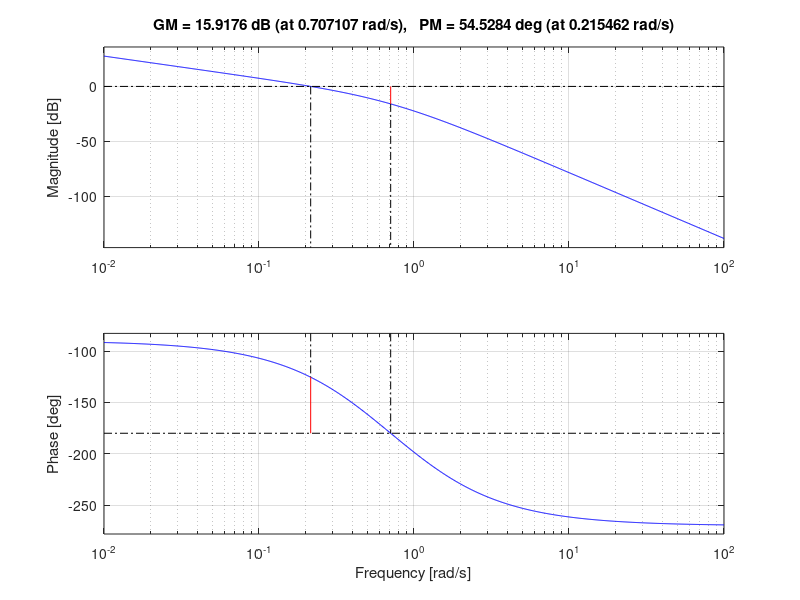
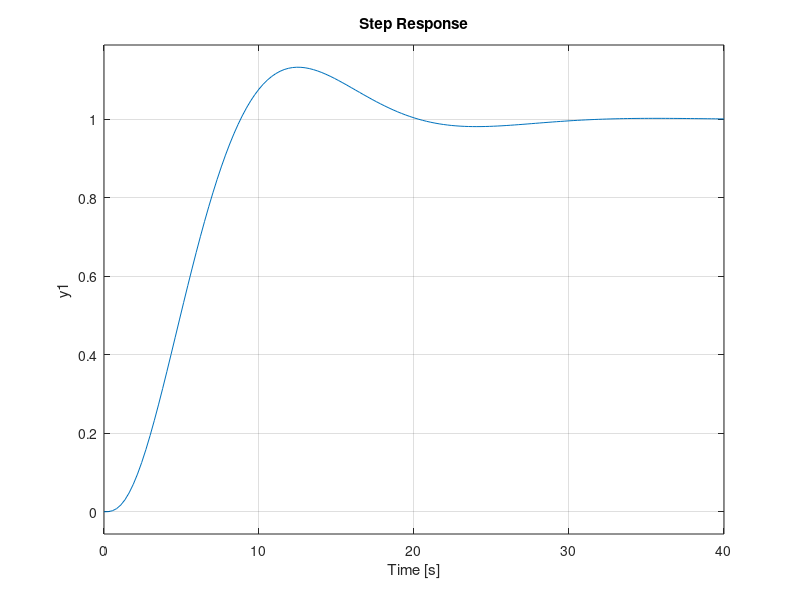

Source code (MATLAB) for these figures, in order: (Note: this script raises an error after producing the figures.)
clear all
close all
clc

%szakasz
Wp = tf(10, conv(conv([1 1],[2 1]),[5 1]))

%PI szablyozó 
Ap = 0.12; 
Ti = 5;
Wc = tf((Ap/Ti)*[Ti 1],[1 0])

%felnyitott kor (poluskiejtes --> minreal)
Wo = minreal(Wp*Wc)

%Bode
figure()
margin(Wo)
[Gm, Pm, wcg, wcp] = margin(Wo)

%zart kor
Wry = feedback(Wo, tf(1,1),-1)
figure()
step(Wry)

maradoHibaWry = 1-dcgain(Wry)
info = stepinfo(Wry)

%referencia jel --> beavatkozo jel
Wru = feedback(Wc,Wp,-1)
figure()
step(Wru)
beavatkozoInfo = stepinfo(Wru) %-->Peak

%zavaro jel --> hibajel (zavarar hatasa a hibara)
Wde = -feedback(Wp, Wc, -1)
figure()
step(Wde)
zavaroInfo = stepinfo(Wde)



